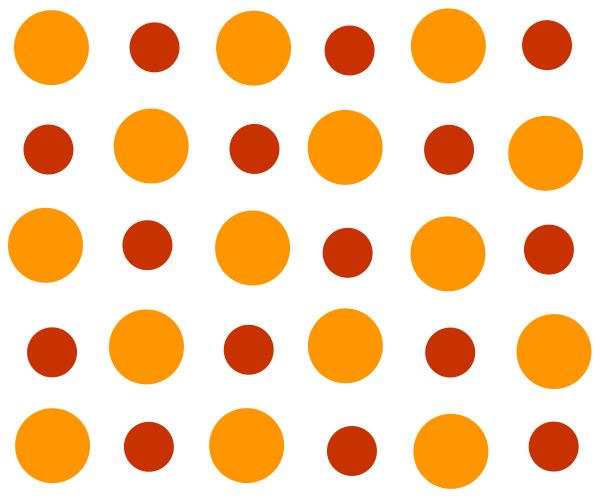
Frame 1 (no input)
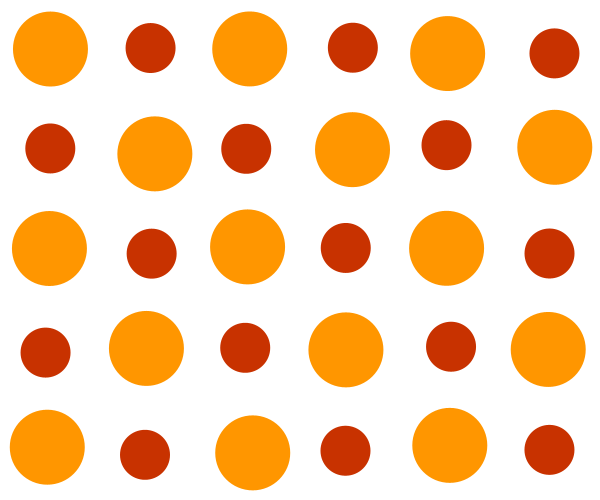
Frame 60 (the mouse pressed at the canvas centre just before this capture)
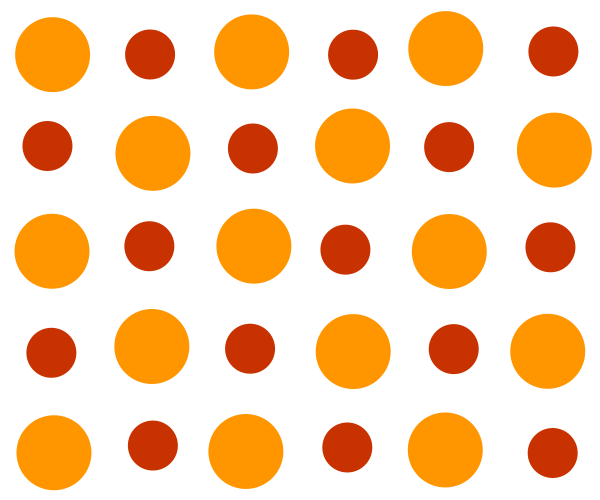
Frame 120 (the mouse held since frame 60 and released just before this capture)

The Processing sketch that drew these frames (run headless with seeded random() and noise(); from frame 60 on, the mouse is pressed at the canvas centre):

// Processing sketch: EXQ_3A_03
// ── EXQ_3A_03.pde
void setup() { size(600, 500); frameRate(30); noStroke(); }

void draw()
{
  background(255);
  float s;
  for (int y = 0; y < 5; y++)
  for (int x = 0; x < 6; x++)
  { if ((x % 2) == (y % 2))  
    { s = 75; fill(255, 150, 0);
    } else { s = 50; fill(200, 50, 0);
           }
    ellipse(50 + x * 100 + random(-5, 5), 50 + y * 100 + random(-5, 5), s, s);
  }
}  
 
